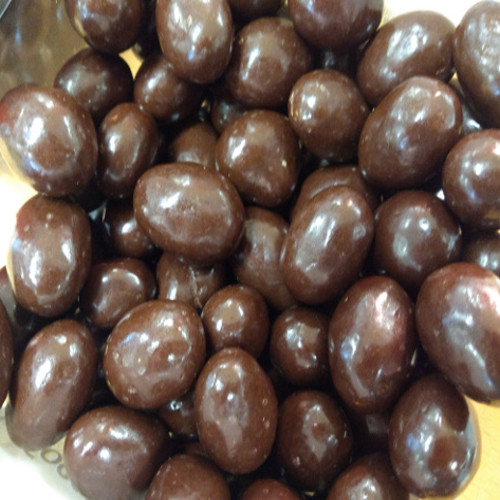
#> input picture models/lib/RoIAlign/tests/images/choco.png, 500 x 500 px
$ python -i transform.py   (imports and definitions only)
#> lines starting #> are read from the running program, lines starting #| are printed output that depends on the picture
#> further down, picture is the input picture: shape (500, 500, 3); mean B, G, R 77.8, 87.8, 106.5
from common import *


# [139 lines left out: functions random_scale, random_erase, rotate, random_angle_rotate, do_gaussian_noise, do_color_shift and 7 more, not called in this run]


def do_clahe(image, clip=2, grid=16):
#> called with clip = 2, grid = 16
    grid = int(grid)

    lab = cv2.cvtColor(image, cv2.COLOR_BGR2LAB)
#> lab: shape (500, 500, 3); mean of channels 0, 1, 2 96.4, 134.6, 136.9
    gray, a, b = cv2.split(lab)
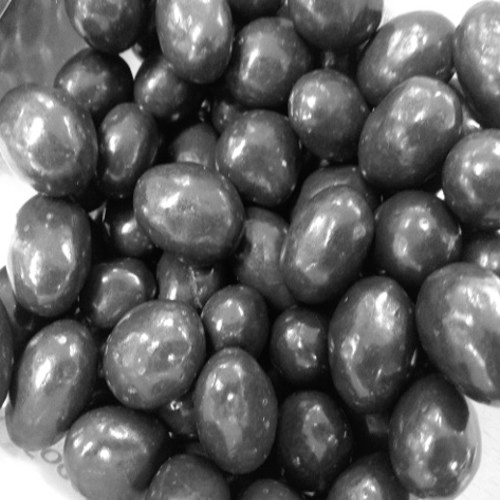
#> gray: shape (500, 500); min 1, max 255, mean 96.4
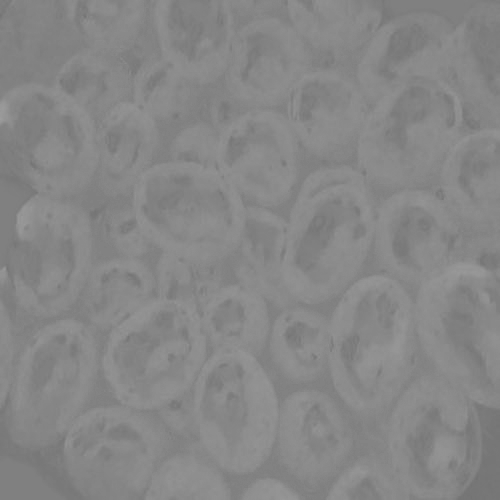
#> a: shape (500, 500); min 114, max 157, mean 134.6
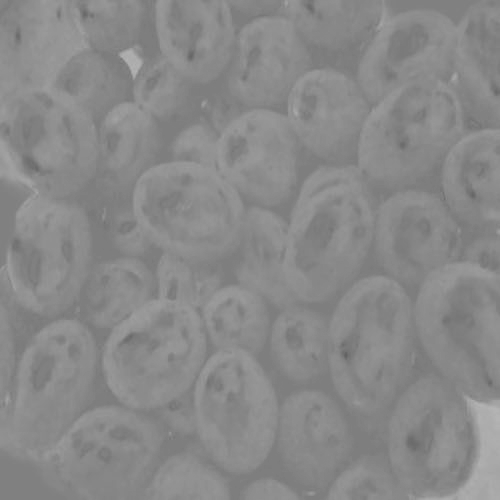
#> b: shape (500, 500); min 98, max 180, mean 136.9
    gray = cv2.createCLAHE(clipLimit=clip, tileGridSize=(grid, grid)).apply(gray)
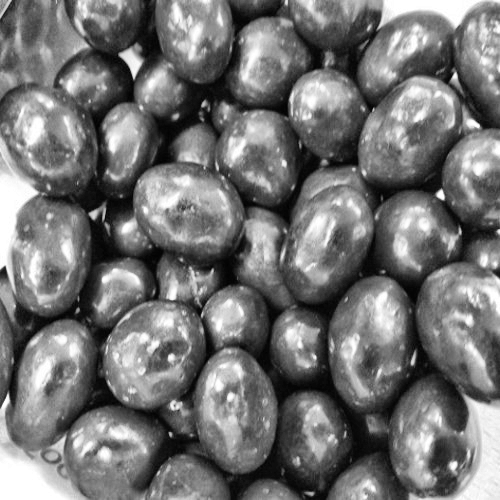
#> gray: shape (500, 500); min 1, max 255, mean 115.2
    lab = cv2.merge((gray, a, b))
#> lab: shape (500, 500, 3); mean of channels 0, 1, 2 115.2, 134.6, 136.9
    image = cv2.cvtColor(lab, cv2.COLOR_LAB2BGR)
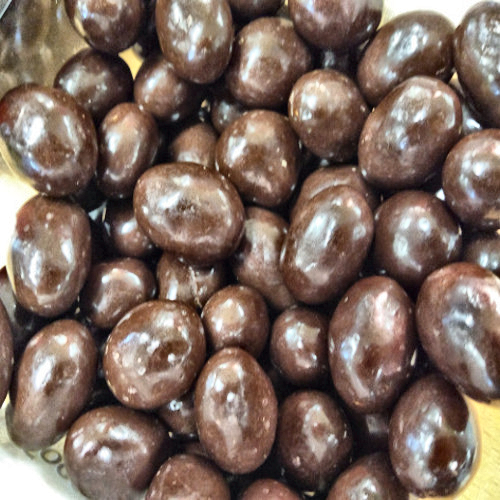
#> image: shape (500, 500, 3); mean B, G, R 95.4, 105.9, 125.5

    return image

>>> import cv2
>>> picture = cv2.imread('../models/lib/RoIAlign/tests/images/choco.png')
>>> result = do_clahe(picture)

$ run again, on models/lib/RoIAlign/tests/images/snow.png
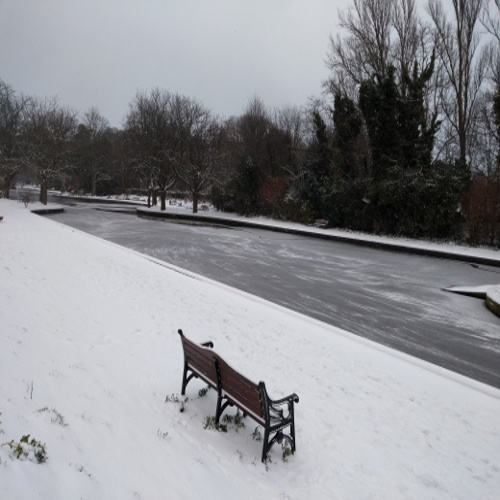
#> input picture models/lib/RoIAlign/tests/images/snow.png, 500 x 500 px
#> picture is the input picture: shape (500, 500, 3); mean B, G, R 147.5, 143.3, 142.5
#> in do_clahe, `gray, a, b = cv2.split(lab)`:
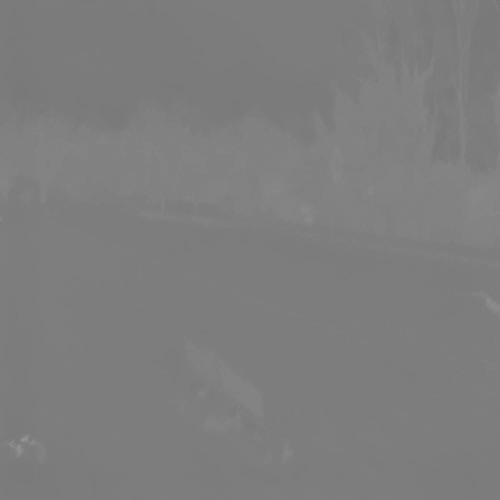
#> b: shape (500, 500); min 118, max 152, mean 125.7
#> in do_clahe, `gray = cv2.createCLAHE(clipLimit=clip, tileGridSize=(grid, grid)).appl..`:
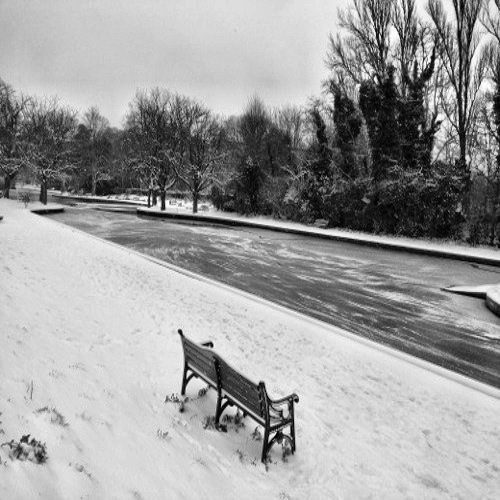
#> gray: shape (500, 500); min 0, max 255, mean 157.7
